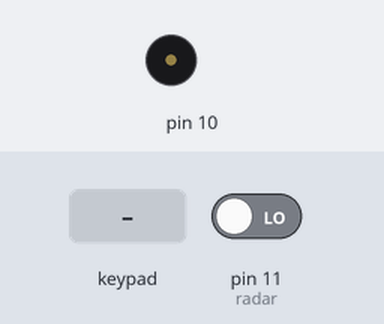
Bench run of a sketch on a simulated Arduino Uno, built with avr-gcc and run on an emulated ATmega328P. Parts: buzzer (waves = sounding). The inputs (shaded band) are chosen by the test bench; at power-on: pin 11 (radar) LOW. What the sketch prints to the serial monitor is not drawn.

Above: at 1.2 s.
1.3 s: pin 11 (radar) driven HIGH
At 1.7 s:
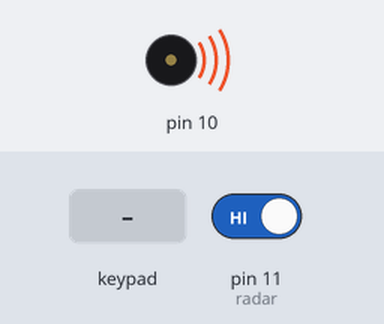
2.8 s: key '1' pressed
4.3 s: keypad keys 9 0 2 1 0 # pressed 0.4 s apart
8.2 s: key 'A' pressed
Timing chart, 0 to 10.7 s (numbered marks = the images above; inputs shaded):
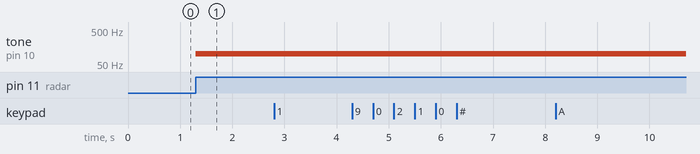

The sketch:

sketch_apr25e5.4444444444444444444444444.ino
```cpp
#include <Keypad.h>//se crea la libreria para iniciar el teclado matricial
const int FILAS = 4;//se crean el numero de filas
const int COLUMNAS= 4;//se crean el numero de filas
const int buz=10;//se indidca el pin que llevara el buzzer
const int radar = 11;//se indica el pin para el sensor radar
int lee;//se crea para usarse depues
char keys[FILAS][COLUMNAS]={ //se ajustan como van las columnas y filas del teclado matricial
  {'1','2','3','A'},
  {'4','5','6','B'},
  {'7','8','9','C'},
  {'*','0','#','D'}
};
byte pinesFila[FILAS]={9,8,7,6};//se indica que pines llevan las filas
byte pinesColumna[COLUMNAS]={5,4,3,2};//se indican que pines llevan las columnas
Keypad teclado=Keypad(makeKeymap(keys), pinesFila, pinesColumna,FILAS,COLUMNAS);//se le indica como van las filas y columas del teclado matricial
char teclaPrecionada;//se crea una variable de tipo caracter para depues leer lo que se envie en el teclado matricial
char pass[6]="90210"; //Poner en el arreglo 1 posicion mas a la que tendra la contraseña correcta
char ingresaPass[6]; // tiene que tener el mismo tamaño del arreglo de la contraseña correcta
int indice=0;//se crea esta variable para que cuando se de un codigo para ingresar siempre se inicie desde 0
#define salida(pin) pinMode(pin,OUTPUT);//se define la función pin mode con salida
#define entrada(pin) pinMode(pin,INPUT);//se define la función pin mode con entrada
#define encender_b(pin) tone(pin,100);//se sustituye el tone por encender_b
#define apagar_b(pin) noTone(pin);//se sustituye el notone por apagar_b
void setup()
{
	Serial.begin(9600);
  entrada(radar);//se indica la entrada
  salida(buz);// se indica la salida
  encender_b(buz);//se indica el encender_b
  apagar_b(buz);//se indica el apagar_b
}

void loop(){
  teclaPrecionada=teclado.getKey(); //detecta que en el teclado se pulso un boton
  if(teclaPrecionada){//se crea la condición
    ingresaPass[indice]=teclaPrecionada; // le asigna lo que ingresamos a el arreglo que va a ser comparado
    indice++; //cambiara la posicion del arreglo para poder asignar los caracteres
    Serial.print(teclaPrecionada);
  }
   lee=digitalRead(radar);//se indica que lee va a ser = qie digitalRead(radar)
  if (lee == 1)//se crea la condición
  {
    encender_b(buz);//se dise que si cumple hace esto
  }

  if(indice==5){ //cuando se llegue al limite del arreglo verificara si esta correcta o no la contraseña
    if(strcmp(pass,ingresaPass)==0){ //Verifica que la contraseña esta correcta
      apagar_b(buz);//se indica que si pasa esto esto pasa
    }
    indice=0;
  }
}
```

Measured:
- after the input at 1.3 s, tone on pin 10: silent → 100 Hz at once
- after the input at 2.8 s, every drawn part: stays the same
- after the input at 4.3 s, every drawn part: stays the same
- after the input at 8.2 s, every drawn part: stays the same
